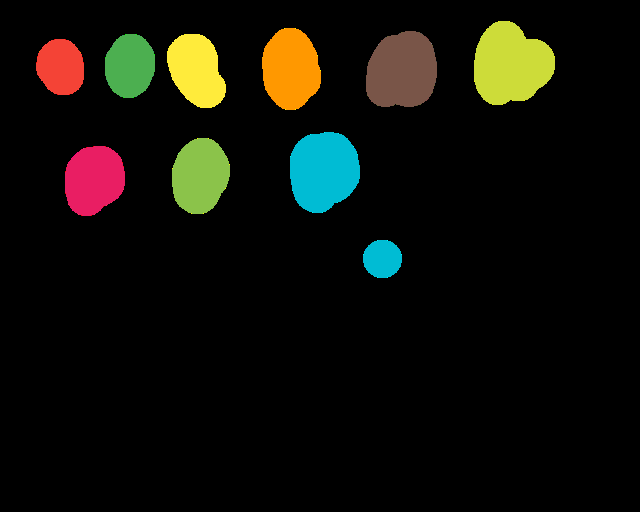
#> input picture canvas.png, 640 x 512 px
$ python ObjClass2.py
#> lines starting #> are read from the running program, lines starting #| are printed output that depends on the picture; after the words box and inside, x2 and y2 are one past the last pixel; in counts of white or black regions, pixels touching at a corner belong together
"""Information about each classes"""
import cv2
import numpy as np


def _hex_str_rgb_2_bgr_parser(hex_str):
    r_str = hex_str[0:2]
    g_str = hex_str[2:4]
    b_str = hex_str[4:6]

    r_value = int(r_str, 16)
    g_value = int(g_str, 16)
    b_value = int(b_str, 16)

    return np.array([b_value, g_value, r_value])

class ObjClass(object):
    "Framework Class for Object classes"
    color_hex_str = "FFFFFF"

    def __init__(self, color_hex_str):
        self.color_hex_str = color_hex_str

    def get_bgra(self, alpha):
        "Returns bgra color in numpy array of length 4"
        hex_str = self.color_hex_str
        return np.append(_hex_str_rgb_2_bgr_parser(hex_str), alpha)

    def get_bgr(self):
        "Returns bgr color in numpy array of length 3"
        hex_str = self.color_hex_str
        return _hex_str_rgb_2_bgr_parser(hex_str)

# pylint: disable=C0326
RED_BOUY   = ObjClass("F44336")
GREEN_BUY  = ObjClass("4CAF50")
YELLOW_BOY = ObjClass("FFEB3B")
GATE       = ObjClass("FF9800")
#> in main, img_mat is the input picture: shape (512, 640, 4); mean B, G, R, A 8.9, 16, 16.2, 25.4
NAVIGATE   = ObjClass("795548")
PATH       = ObjClass("CDDC39")
SET_COURE  = ObjClass("E91E63")
BIN        = ObjClass("8BC34A")
COIN       = ObjClass("00BCD4")

CLASS = [
    RED_BOUY,
    GREEN_BUY,
    YELLOW_BOY,
    GATE,
    NAVIGATE,
    PATH,
    SET_COURE,
    BIN,
    COIN,
]

def process_label(cv_mat_raw_label):
    "Take in a raw label and return a processed label"
    range_img = [None, None]

    range_img[0] = cv2.inRange(cv_mat_raw_label,
                               np.array([0, 0, 0, 128]),
                               np.array([255, 255, 255, 255]))

    range_img[1] = 255 - range_img[0]

    for index in range(2):
        range_img[index] = range_img[index].astype(np.float32)/255.

        range_img[index] = np.reshape(range_img[index], range_img[index].shape+(1,))
#> after the loop, range_img = 2 items

        # print(range_img[index].shape)

    return np.concatenate(range_img, axis=2)

def combine_label(cv_mat_pro_label):
    "Take in a raw label and return a processed label"
    # print(cv_mat_pro_label.shape)
    result_img = (cv_mat_pro_label[:, :, 0] > cv_mat_pro_label[:, :, 1])*255
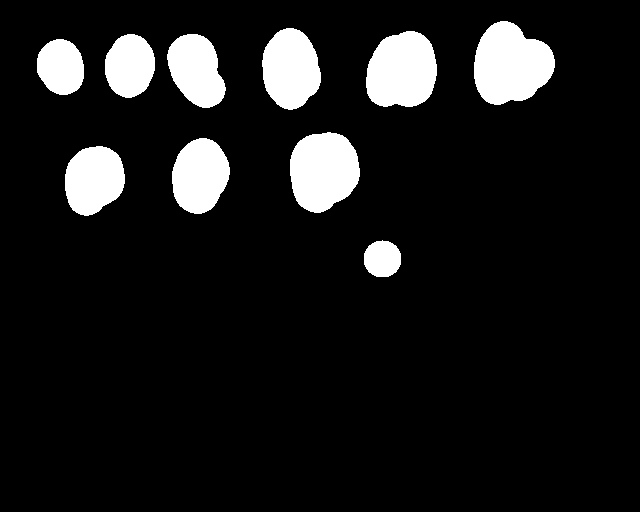
#> result_img: shape (512, 640) int64; 10% white; 10 white regions, largest, box (x1, y1, x2, y2) and area: (474, 21, 555, 105) 4965, (290, 132, 360, 213) 4405, (366, 31, 437, 107) 4378
    return result_img.astype(np.uint8)

def main():
    "Testing"
    img_mat = cv2.imread("canvas.png", cv2.IMREAD_UNCHANGED)
    # img_mat = cv2.imread(
    #     "data/label/626b7164d59e1b2a2b3cc4283c80952a5923973f.1200.png", cv2.IMREAD_UNCHANGED)

    cv2.imshow("original", img_mat)

    pro_img = process_label(img_mat)

    depro_img = combine_label(pro_img)

    print((depro_img==255).sum(), depro_img.shape)
#| 32745 (512, 640)
    print((depro_img==0).sum(), depro_img.shape)
#| 294935 (512, 640)
    print(((depro_img==0).sum() + (depro_img==255).sum()) == depro_img.shape[0] * depro_img.shape[1])
#| True

    cv2.imshow("depro", depro_img)

    cv2.waitKey(0)

if __name__ == "__main__":
    main()
